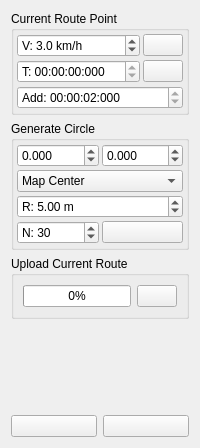
            <widget class="QWidget" name="tab_10">
             <attribute name="icon">
              <iconset resource="resources.qrc">
               <normaloff>:/models/Icons/Pencil-96.png</normaloff>:/models/Icons/Pencil-96.png</iconset>
             </attribute>
             <attribute name="title">
              <string/>
             </attribute>
             <attribute name="toolTip">
              <string>Edit</string>
             </attribute>
             <layout class="QVBoxLayout" name="verticalLayout_7">
              <item>
               <widget class="QGroupBox" name="groupBox_9">
                <property name="title">
                 <string>Current Route Point</string>
                </property>
                <layout class="QGridLayout" name="gridLayout_6">
                 <property name="leftMargin">
                  <number>3</number>
                 </property>
                 <property name="topMargin">
                  <number>3</number>
                 </property>
                 <property name="rightMargin">
                  <number>3</number>
                 </property>
                 <property name="bottomMargin">
                  <number>3</number>
                 </property>
                 <property name="spacing">
                  <number>3</number>
                 </property>
                 <item row="1" column="0">
                  <widget class="QTimeEdit" name="mapRouteTimeEdit">
                   <property name="displayFormat">
                    <string>T: HH:mm:ss:zzz</string>
                   </property>
                  </widget>
                 </item>
                 <item row="0" column="1">
                  <widget class="QPushButton" name="mapUpdateSpeedButton">
                   <property name="sizePolicy">
                    <sizepolicy hsizetype="Fixed" vsizetype="Fixed">
                     <horstretch>0</horstretch>
                     <verstretch>0</verstretch>
                    </sizepolicy>
                   </property>
                   <property name="toolTip">
                    <string>Set selected speed on all points</string>
                   </property>
                   <property name="text">
                    <string/>
                   </property>
                   <property name="icon">
                    <iconset resource="resources.qrc">
                     <normaloff>:/models/Icons/Available Updates-96.png</normaloff>:/models/Icons/Available Updates-96.png</iconset>
                   </property>
                  </widget>
                 </item>
                 <item row="1" column="1">
                  <widget class="QPushButton" name="mapUpdateTimeButton">
                   <property name="toolTip">
                    <string>Set start time to a specified time from now</string>
                   </property>
                   <property name="text">
                    <string/>
                   </property>
                   <property name="icon">
                    <iconset resource="resources.qrc">
                     <normaloff>:/models/Icons/Clock-96.png</normaloff>:/models/Icons/Clock-96.png</iconset>
                   </property>
                  </widget>
                 </item>
                 <item row="0" column="0">
                  <widget class="QDoubleSpinBox" name="mapRouteSpeedBox">
                   <property name="prefix">
                    <string>V: </string>
                   </property>
                   <property name="suffix">
                    <string> km/h</string>
                   </property>
                   <property name="decimals">
                    <number>1</number>
                   </property>
                   <property name="maximum">
                    <double>120.000000000000000</double>
                   </property>
                   <property name="value">
                    <double>3.000000000000000</double>
                   </property>
                  </widget>
                 </item>
                 <item row="2" column="0" colspan="2">
                  <widget class="QTimeEdit" name="mapRouteAddTimeEdit">
                   <property name="toolTip">
                    <string>Time to add to each new route point from previous point</string>
                   </property>
                   <property name="displayFormat">
                    <string>'Add': HH:mm:ss:zzz</string>
                   </property>
                   <property name="time">
                    <time>
                     <hour>0</hour>
                     <minute>0</minute>
                     <second>2</second>
                    </time>
                   </property>
                  </widget>
                 </item>
                </layout>
               </widget>
              </item>
              <item>
               <widget class="QGroupBox" name="groupBox_4">
                <property name="title">
                 <string>Generate Circle</string>
                </property>
                <layout class="QGridLayout" name="gridLayout_4">
                 <property name="leftMargin">
                  <number>3</number>
                 </property>
                 <property name="topMargin">
                  <number>3</number>
                 </property>
                 <property name="rightMargin">
                  <number>3</number>
                 </property>
                 <property name="bottomMargin">
                  <number>3</number>
                 </property>
                 <property name="spacing">
                  <number>3</number>
                 </property>
                 <item row="2" column="0" colspan="2">
                  <widget class="QDoubleSpinBox" name="genCircRadBox">
                   <property name="prefix">
                    <string>R: </string>
                   </property>
                   <property name="suffix">
                    <string> m</string>
                   </property>
                   <property name="minimum">
                    <double>-9999.000000000000000</double>
                   </property>
                   <property name="maximum">
                    <double>9999.000000000000000</double>
                   </property>
                   <property name="value">
                    <double>5.000000000000000</double>
                   </property>
                  </widget>
                 </item>
                 <item row="3" column="0">
                  <widget class="QSpinBox" name="genCircPointsBox">
                   <property name="prefix">
                    <string>N: </string>
                   </property>
                   <property name="maximum">
                    <number>500</number>
                   </property>
                   <property name="value">
                    <number>30</number>
                   </property>
                  </widget>
                 </item>
                 <item row="3" column="1">
                  <widget class="QPushButton" name="genCircButton">
                   <property name="toolTip">
                    <string>Generate</string>
                   </property>
                   <property name="text">
                    <string/>
                   </property>
                   <property name="icon">
                    <iconset resource="resources.qrc">
                     <normaloff>:/models/Icons/Process-96.png</normaloff>:/models/Icons/Process-96.png</iconset>
                   </property>
                  </widget>
                 </item>
                 <item row="1" column="0" colspan="2">
                  <widget class="QComboBox" name="genCircCenterBox">
                   <item>
                    <property name="text">
                     <string>Map Center</string>
                    </property>
                   </item>
                   <item>
                    <property name="text">
                     <string>Car Tangent</string>
                    </property>
                   </item>
                   <item>
                    <property name="text">
                     <string>Car Center</string>
                    </property>
                   </item>
                   <item>
                    <property name="text">
                     <string>Coordinates</string>
                    </property>
                   </item>
                  </widget>
                 </item>
                 <item row="0" column="0">
                  <widget class="QDoubleSpinBox" name="genCircXBox">
                   <property name="toolTip">
                    <string>Center X</string>
                   </property>
                   <property name="prefix">
                    <string/>
                   </property>
                   <property name="decimals">
                    <number>3</number>
                   </property>
                   <property name="minimum">
                    <double>-999.000000000000000</double>
                   </property>
                   <property name="maximum">
                    <double>999.000000000000000</double>
                   </property>
                   <property name="singleStep">
                    <double>0.010000000000000</double>
                   </property>
                  </widget>
                 </item>
                 <item row="0" column="1">
                  <widget class="QDoubleSpinBox" name="genCircYBox">
                   <property name="toolTip">
                    <string>Center Y</string>
                   </property>
                   <property name="prefix">
                    <string/>
                   </property>
                   <property name="decimals">
                    <number>3</number>
                   </property>
                   <property name="minimum">
                    <double>-999.000000000000000</double>
                   </property>
                   <property name="maximum">
                    <double>999.000000000000000</double>
                   </property>
                   <property name="singleStep">
                    <double>0.010000000000000</double>
                   </property>
                  </widget>
                 </item>
                </layout>
               </widget>
              </item>
              <item>
               <widget class="QGroupBox" name="groupBox_6">
                <property name="title">
                 <string>Upload Current Route</string>
                </property>
                <layout class="QHBoxLayout" name="horizontalLayout_9">
                 <item>
                  <widget class="QProgressBar" name="mapUploadRouteProgressBar">
                   <property name="value">
                    <number>0</number>
                   </property>
                  </widget>
                 </item>
                 <item>
                  <widget class="QPushButton" name="mapUploadRouteButton">
                   <property name="sizePolicy">
                    <sizepolicy hsizetype="Fixed" vsizetype="Fixed">
                     <horstretch>0</horstretch>
                     <verstretch>0</verstretch>
                    </sizepolicy>
                   </property>
                   <property name="toolTip">
                    <string>Write route to car</string>
                   </property>
                   <property name="text">
                    <string/>
                   </property>
                   <property name="icon">
                    <iconset resource="resources.qrc">
                     <normaloff>:/models/Icons/Download-96.png</normaloff>:/models/Icons/Download-96.png</iconset>
                   </property>
                  </widget>
                 </item>
                </layout>
               </widget>
              </item>
              <item>
               <spacer name="verticalSpacer_4">
                <property name="orientation">
                 <enum>Qt::Vertical</enum>
                </property>
                <property name="sizeHint" stdset="0">
                 <size>
                  <width>20</width>
                  <height>90</height>
                 </size>
                </property>
               </spacer>
              </item>
              <item>
               <layout class="QHBoxLayout" name="horizontalLayout_5">
                <item>
                 <widget class="QPushButton" name="mapEditHelpButton">
                  <property name="toolTip">
                   <string>Show keyboard shortcuts</string>
                  </property>
                  <property name="text">
                   <string/>
                  </property>
                  <property name="icon">
                   <iconset resource="resources.qrc">
                    <normaloff>:/models/Icons/Help-96.png</normaloff>:/models/Icons/Help-96.png</iconset>
                  </property>
                 </widget>
                </item>
                <item>
                 <widget class="QPushButton" name="mapRemoveRouteButton">
                  <property name="text">
                   <string/>
                  </property>
                  <property name="icon">
                   <iconset resource="resources.qrc">
                    <normaloff>:/models/Icons/Delete2-96.png</normaloff>:/models/Icons/Delete2-96.png</iconset>
                  </property>
                 </widget>
                </item>
               </layout>
              </item>
             </layout>
            </widget>
